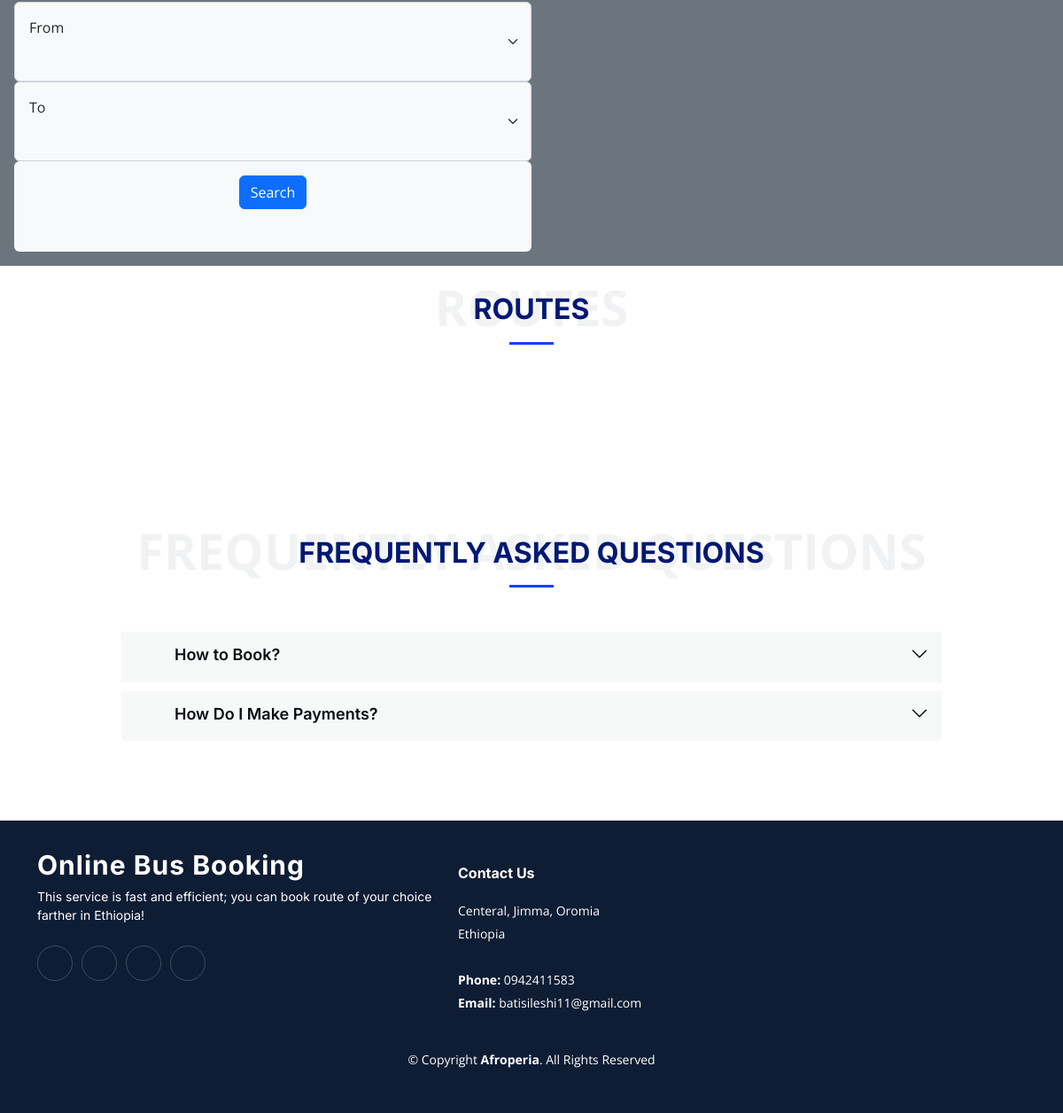
The app's page / (lower part), older data.
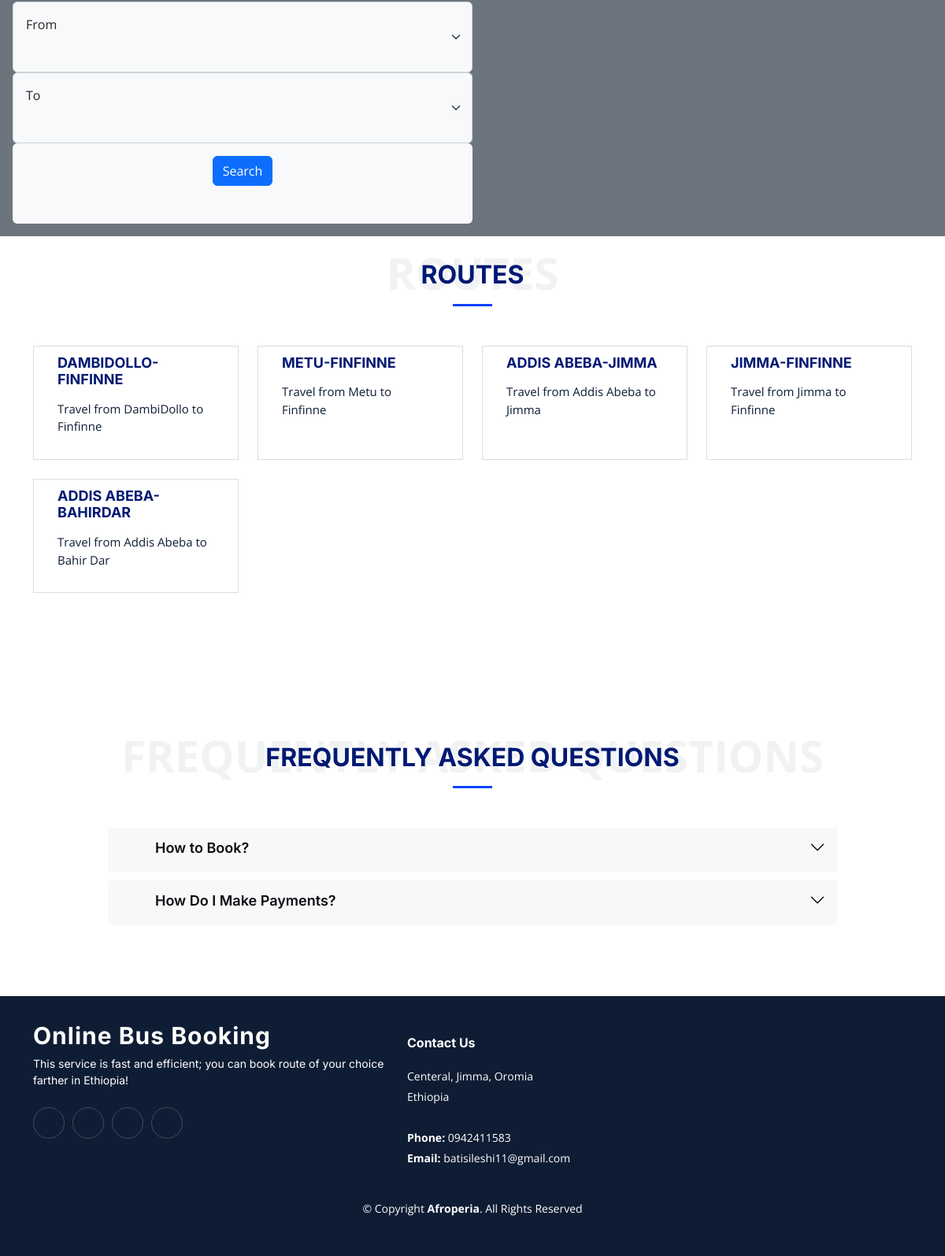
The same page, newer data.
### Bus_admin/models.py (models this page shows, shortened)
class Route(models.Model):
    route_admin=models.ForeignKey(User, on_delete=models.CASCADE, null=True)
    name=models.CharField(max_length=255, null=True)
    start=models.CharField(max_length=255, null=True)
    destination=models.CharField(max_length=255, null=True)
    via_cities=models.CharField(max_length=255, null=True)
    travel_date=models.DateField(null=True)
    travel_begin_time=models.TimeField(null=True)
    travel_distance=models.IntegerField(null=True)
    travel_aproximate_time=models.CharField(max_length=255, null=True)
    single_seat_price=models.IntegerField(null=True)
    travel_facilities=models.CharField(max_length=255, null=True)
    updated=models.DateTimeField(auto_now=True, null=True)
    created=models.DateTimeField(auto_now_add=True, null=True)

### Customer/views.py (the view)
# urls.py: 2. Add a URL to urlpatterns:  path('', views.home, name='home')
def home(request):
    q=request.GET.get('q') if request.GET.get('q') != None else ''
    routes=Route.objects.filter(
        Q(name__icontains=q) |
        Q(start__icontains=q) |
        Q(destination__icontains=q)|
        Q(travel_date__icontains=q)
        )
    context={'routes':routes}
    return render(request, 'Customer/home.html', context)

### Customer/templates/Customer/home.html (shortened to what this page needs)
{% extends 'customer/customermain.html'%} {% block content%}
                {% load static %}
<main id="main">
    <div class="row p-3 bg-secondary  gy-2  ">
        <form method="GET" action="{% url 'home' %}">
            <div class="col-sm-4 col-lg-6">
                <select class="form-select p-3 pb-5 bg-light" aria-label="Default select example" name="q">
            <option selected>From</option>
          </select>
            </div>
            <div class="col-sm-4 col-lg-6">
                <select class="form-select p-3 pb-5 bg-light " aria-label="Default select example" name="q">
                <option selected>To</option>
          </select>
            </div>
            <div class="col-sm-4 col-lg-6">
                <div class="p-3 pb-5 bg-light rounded text-center justify-content-center">
                    <button type="submit" class="btn btn-primary">Search</button>
                </div>
            </div>
        </form>
    </div>
    <section id="service" class="services pt-0">
        <div class="container">
            <div class="section-header">
                <a href="{% url 'home' %}">
                    <h2>Routes</h2>
                </a>
            </div>
            <div class="row gy-4">
                {% for route in routes %}
                <div class="col-lg-3 col-md-4">
                    <div class="card">
                        <h3><a href="{% url 'route' route.id %}" class="stretched-link">{{route.name}}</a></h3>
                        <p>Travel from {{route.start}} to {{route.destination}}</p>
                    </div>
                </div>
                {%endfor%}
            </div>
        </div>
    </section>
    <section id="faq" class="faq  ">
        <div class="container" data-aos="fade-up">
            <div class="section-header">
                <h2>Frequently Asked Questions</h2>
            </div>
            <div class="row justify-content-center" data-aos="fade-up" data-aos-delay="200">
                <div class="col-lg-10">
                    <div class="accordion accordion-flush" id="faqlist">
                        <div class="accordion-item">
                            <h3 class="accordion-header">
                                <button class="accordion-button collapsed" type="button" data-bs-toggle="collapse" data-bs-target="#faq-content-1">
                     How to Book?
                    </button>
                            </h3>
                        </div>
                        <div class="accordion-item">
                            <h3 class="accordion-header">
                                <button class="accordion-button collapsed" type="button" data-bs-toggle="collapse" data-bs-target="#faq-content-2">
                      How Do I Make Payments?
                    </button>
                            </h3>
                        </div>
                    </div>
                </div>
            </div>
        </div>
    </section>
</main>
{%endblock content%}

### templates/customer/customermain.html (shortened to what this page needs)
{% load static %}
<!DOCTYPE html>
<html lang="en">
<head>
    <link href="{% static 'Customer_assets/vendor/bootstrap/css/bootstrap.min.css' %}" rel="stylesheet">
    <link href="{% static 'Customer_assets/vendor/bootstrap-icons/bootstrap-icons.css '%}" rel="stylesheet">
    <link href="{% static 'Customer_assets/vendor/fontawesome-free/css/all.min.css'%}" rel="stylesheet">
    <link href="{% static 'Customer_assets/vendor/glightbox/css/glightbox.min.css'%}" rel="stylesheet">
    <link href="{% static 'Customer_assets/vendor/swiper/swiper-bundle.min.css" rel="stylesheet'%}">
    <link href="{% static 'Customer_assets/vendor/aos/aos.css'%}" rel="stylesheet">
    <link href="{% static 'Customer_assets/css/main.css'%}" rel="stylesheet">
</head>
<body>
     {% block content %} {% endblock %} {% include 'customer/customerfooter.html' %}
</body>

### templates/customer/customerfooter.html (shortened to what this page needs)
<footer id="footer" class="footer">
    <div class="container">
        <div class="row gy-4">
            <div class="col-lg-5 col-md-12 footer-info">
                <a href="{% url 'home' %}" class="logo d-flex align-items-center">
                    <span>Online Bus Booking</span>
                </a>
                <p>This service is fast and efficient; you can book route of your choice farther in Ethiopia!</p>
                <div class="social-links d-flex mt-4">
                    <a href="#" class="twitter"></a>
                    <a href="#" class="facebook"></a>
                    <a href="#" class="instagram"></a>
                    <a href="#" class="linkedin"></a>
                </div>
            </div>
            <div class="col-lg-3 col-md-12 footer-contact text-center text-md-start">
                <h4>Contact Us</h4>
                <p>
                    Centeral, Jimma, Oromia <br> Ethiopia <br><br>
                    <strong>Phone:</strong> 0942411583<br>
                    <strong>Email:</strong> batisileshi11@gmail.com<br>
                </p>
            </div>
        </div>
    </div>
    <div class="container mt-4">
        <div class="copyright">
            &copy; Copyright <strong><span>Afroperia</span></strong>. All Rights Reserved
        </div>
    </div>
</footer>

### static/Customer_assets/css/main.css (style rules this page uses)
:root { --font-default: "Open Sans", system-ui, -apple-system, "Segoe UI", Roboto, "Helvetica Neue", Arial, "Noto Sans", "Liberation Sans", sans-serif, "Apple Color Emoji", "Segoe UI Emoji", "Segoe UI Symbol", "Noto Color Emoji"; --font-primary: "Inter", sans-serif; --font-secondary: "Poppins", sans-serif; }
:root { --color-default: #0a0d13; --color-primary: #0d42ff; --color-secondary: #0e1d34; }
:root { scroll-behavior: smooth; }
body { font-family: var(--font-default); color: var(--color-default); }
a { color: var(--color-primary); text-decoration: none; }
h1, h2, h3, h4, h5, h6 { font-family: var(--font-primary); }
section { padding: 80px 0; overflow: hidden; }
.section-header { text-align: center; padding: 30px 0; position: relative; }
.section-header h2 { font-size: 32px; font-weight: 700; text-transform: uppercase; margin-bottom: 20px; padding-bottom: 0; color: #001973; position: relative; z-index: 2; margin-bottom: 20px; padding-bottom: 20px; position: relative; }
.section-header h2:after { content: ""; position: absolute; display: block; width: 50px; height: 3px; background: var(--color-primary); left: 0; right: 0; bottom: 0; margin: auto; }
.services .card { border: 1px solid rgba(14, 29, 52, 0.15); background: #fff; position: relative; border-radius: 0; height: 100%; }
.services .card h3 { font-weight: 700; font-size: 18px; margin-bottom: 5px; padding: 10px 30px; text-transform: uppercase; }
.services .card a { color: #001973; transition: 0.3; }
.services .card p { padding: 0 30px; margin-bottom: 30px; color: var(--color-secondary); font-size: 15px; }
.faq { padding-top: 80px; }
.faq .accordion-item { border: 0; margin-bottom: 10px; }
.faq .accordion-button { padding: 15px 30px 20px 60px; font-weight: 600; border: 0; font-size: 18px; color: var(--color-default); text-align: left; background: rgba(14, 29, 52, 0.03); border-radius: 5px; }
.faq .accordion-button:after { position: absolute; right: 15px; top: 15px; }
.footer { font-size: 14px; background-color: var(--color-secondary); padding: 50px 0; color: white; }
.footer .footer-info .logo { line-height: 0; margin-bottom: 25px; }
.footer .footer-info .logo span { font-size: 30px; font-weight: 700; letter-spacing: 1px; color: #fff; font-family: var(--font-primary); }
.footer .footer-info p { font-size: 14px; font-family: var(--font-primary); }
.footer .social-links a { display: flex; align-items: center; justify-content: center; width: 40px; height: 40px; border-radius: 50%; border: 1px solid rgba(255, 255, 255, 0.2); font-size: 16px; color: rgba(255, 255, 255, 0.7); margin-right: 10px; transition: 0.3s; }
.footer h4 { font-size: 16px; font-weight: bold; position: relative; padding-bottom: 12px; }
.footer .footer-contact p { line-height: 26px; }
.footer .copyright { text-align: center; }

Row changes from the older to the newer data that the page shows:
added Route: name "DAMBIDOLLO-FINFINNE", start "DambiDollo", destination "Finfinne"
added Route: name "METU-FINFINNE", start "Metu", destination "Finfinne"
added Route: name "ADDIS ABEBA-JIMMA", start "Addis Abeba", destination "Jimma"
added Route: name "JIMMA-FINFINNE", start "Jimma", destination "Finfinne"
added Route: name "ADDIS ABEBA-BAHIRDAR", start "Addis Abeba", destination "Bahir Dar"
